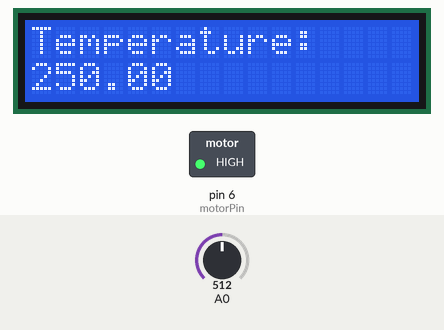
Simulated run of this sketch. Board: Arduino Uno, built with avr-gcc and run on an emulated ATmega328P. On the bench: 16×2 character LCD, switched loads named in the sketch (green lamp = pin HIGH). Inputs (shaded band) come from the test bench; at power-on: A0 = 512.

Above: at 8.2 s.
8.3 s: A0 set to 261
At 10.0 s:
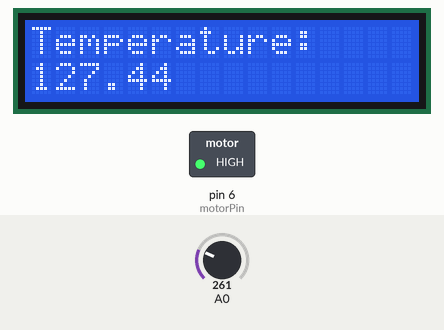
10.9 s: A0 set to 234
At 12.4 s:
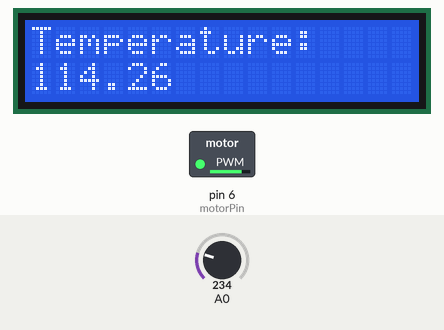
13.5 s: A0 set to 122
At 16.9 s:
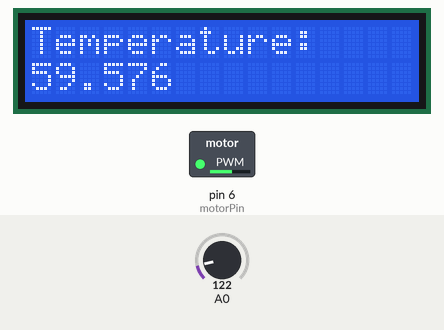
17.5 s: A0 set to 90
At 21.3 s:
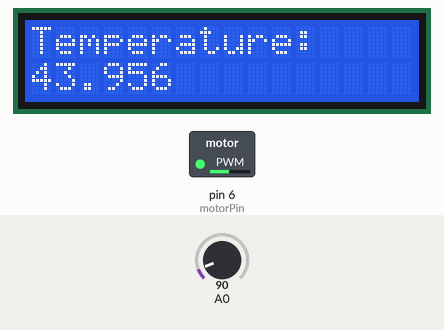
Timing chart, 0 to 22.5 s (numbered marks = the images above; inputs shaded):
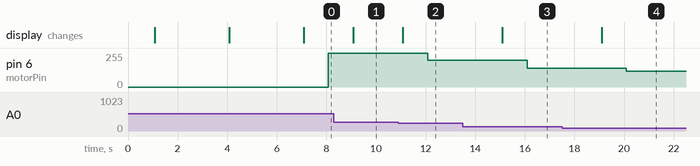

The sketch:

automatic_fan_speed_controller1.ino
```cpp
#include <LiquidCrystal.h>
LiquidCrystal lcd(12, 11, 5, 4, 3, 2);

int val;
float TEMP;
int motorPin = 6;
int speed = 0;

void setup() {
  lcd.begin(16, 2);
  pinMode(motorPin,OUTPUT);

  analogWrite(motorPin,speed);
  lcd.clear();
  speed = 0;
  analogWrite(motorPin,speed);
  delay(1000);
  lcd.setCursor(0,0);
  lcd.print("MICRO CONTROLLER");
  lcd.setCursor(0,1);
  lcd.print("BASED AUTOMATIC");
  delay(3000);
  lcd.clear();
  lcd.setCursor(0,0);
  lcd.print("FAN SPEED");
  lcd.setCursor(0,1);
  lcd.print("CONTROLLER");
  delay(3000);
  lcd.clear();

}

void loop() {
  val = analogRead(0);
  float TmV = (val/1024.0)*5000;
  float TEMP = TmV/10;
  lcd.setCursor(0,0);lcd.print("Temperature:");
  lcd.setCursor(0,1);lcd.print(TEMP);
  delay(1000);

  if(TEMP > 20 && TEMP < 30){
    speed = 80;
    analogWrite(motorPin,speed);
    delay(1000);
  }

  else if(TEMP > 30 && TEMP < 40){
    speed = 100;
    analogWrite(motorPin, speed);
    delay(1000);
  }

  else if(TEMP > 40 && TEMP < 50){
    speed = 120;
    analogWrite(motorPin,speed);
    delay(1000);
  }

  else if(TEMP >50 && TEMP < 60){
    speed = 140;
    analogWrite(motorPin,speed);
    delay(1000);
  }

  else if(TEMP > 60 && TEMP < 80){
    speed = 160;
    analogWrite(motorPin,speed);
    delay(1000);
  }

  else if(TEMP > 80 && TEMP < 100){
    speed = 180;
    analogWrite(motorPin,speed);
    delay(1000);
  }
  else if(TEMP > 100 && TEMP < 120){
    speed = 200;
    analogWrite(motorPin,speed);
    delay(1000);
  }
  else{
    speed = 255;
    analogWrite(motorPin,speed);
    delay(1000);
  }


}
 
```

Measured:
- the behaviour switches between 246 and 245 on A0 (found by bisection; images 1 and 2)
- after the input at 8.3 s, the display: changes after 0.78 s (image 1)
- after the input at 10.9 s, pin 6 (motorPin): 255/255 → 200/255 after 1.2 s; the display: changes after 0.19 s (image 2)
- after the input at 13.5 s, pin 6 (motorPin): 200/255 → 140/255 after 2.6 s; the display: changes after 1.6 s (image 3)
- after the input at 17.5 s, pin 6 (motorPin): 140/255 → 120/255 after 2.6 s; the display: changes after 1.6 s (image 4)
